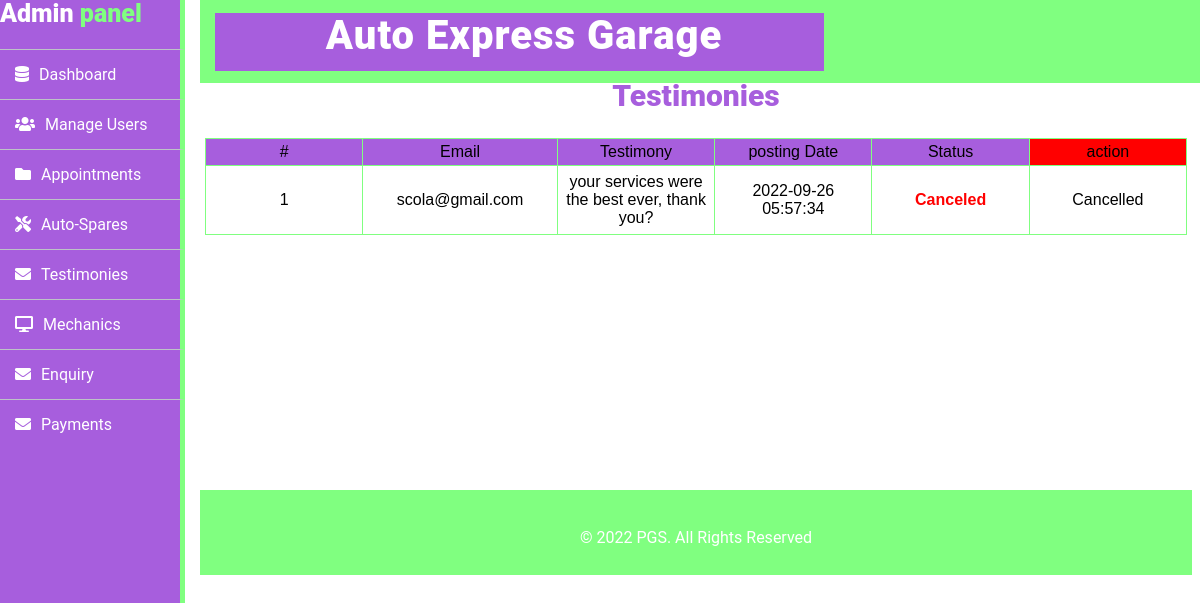
The page /admin/testimonies.php on the database its author committed.
### tables this page shows
CREATE TABLE IF NOT EXISTS `tbl_testimonies` (
  `id` int(11) NOT NULL AUTO_INCREMENT,
  `email` varchar(100) NOT NULL,
  `testimonial` mediumtext NOT NULL,
  `postingdate` timestamp NOT NULL DEFAULT CURRENT_TIMESTAMP ON UPDATE CURRENT_TIMESTAMP,
  `status` int(11) NOT NULL,
  PRIMARY KEY (`id`)
);

### admin/testimonies.php (the view, shortened to what this page needs)
<!DOCTYPE html>
<html>
<head>
  <link rel="stylesheet" href="assets/css/style.css">
    <link rel="stylesheet" href="style1.css">
 <link rel="stylesheet" href="fonts/css/all.css">
</head>
<body>
	<?php include('includes/sidebar.php'); ?>
	<?php include('includes/header.php'); ?>
<div class="sidebar-links">
	<h2>Testimonies</h2>
	<table id="customers">
  <thead >
          <tr class="headtt">
        <td>#</td>
        <td>Email</td>
        <td>Testimony</td>
        <td>posting Date</td>
        <td>Status</td>
        <td style="background-color:red">action</td>
           </tr>
    </thead>
<?php
 $sql = "SELECT * from tbl_testimonies";
$query = $db -> prepare($sql);
$query->execute();
$results=$query->fetchAll(PDO::FETCH_OBJ);
$cnt=1;
if($query->rowCount() > 0)
{
foreach($results as $result)
{       ?>
              <tr>
              <td><?php echo htmlentities($cnt);?></td>
              <td><?php echo htmlentities($result->email);?></td>
              <td><?php echo htmlentities($result->testimonial);?></td>
              <td><?php echo htmlentities($result->postingdate);?></td>
<td><?php if($result->status==0)
{
echo "<h4 style='color:blue;'>Waiting For Approval</h4>";
}
if($result->status==2)
{
echo "<h4 style='color:red;'>Canceled</h4>";
}
?>
</td>
<?php if($result->status==2)
{
  ?><td>Cancelled</td>
              <?php }?>
              </tr>
             <?php $cnt=$cnt+1;} }?>
</table>
</div>
<?php include('includes/footer.php');?>
</body>
</html>

### admin/assets/css/style.css (style rules this page uses)
body { font-family: 'Roboto', sans-serif; background: rgb(255,255,255); background-position: center; }
* { margin-left:0; padding: 0; }
.sidebar-links { margin-left: 200px; text-align: center; padding: 5px 5px 5px 5px; }
.sidebar-links h2 { color: rgb(167,94,221,1); font-weight: 900; font-size: 30px; margin-left: 0%; padding-top: 40px; text-align: center; }
#customers { font-family: "Trebuchet MS", Arial, Helvetica, sans-serif; border-collapse: collapse; width: 100%; }
#customers td, #customers th { border: 1px solid rgb(128,255,128,1); padding: 4px; }
.headtt { background:rgb(167,94,221,1); }
.add-spare .sp-part th,tr,td { padding: 15px; width: 10%; }

### admin/style1.css (style rules this page uses)
body { font-family: 'Roboto', sans-serif; background: rgb(255,255,255); background-position: center; }
* { margin-left:0; padding: 0; }

### rows shown on the page
tbl_testimonies: email "scola@gmail.com", testimonial "your services were the best ever, thank you?", postingdate "2022-09-26 05:57:34", status "Canceled"
